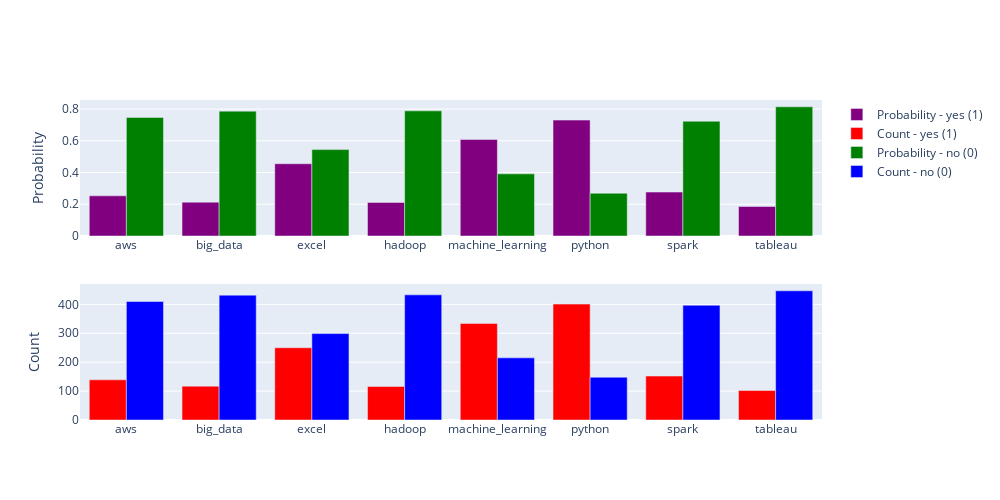

Here is the notebook cell this chart was saved with:
### Markdown cell above
## Second type of Vizualization for Salary Distribution
This chart presents the distribution of minimum salaries across the top three industries in our dataset. It is to highlight the baseline salaries that potential employees might expect when starting in a particular sector. The width of each violin at different salary levels shows how many jobs within that industry offer that salary. We can denote that the thick bar in the middle is the range where the middle 50 % of salaries fall into.

### Code cell
# To create subplots with 2 rows and 1 column
fig = make_subplots(rows=2, cols=1)
# Get required data for melt function
data = df[['python', 'excel', 'hadoop', 'spark', 
             'tableau', 'aws', 'big_data', 'machine_learning']]

# Melt function: Unpivots a DataFrame from a wide format to a long format
# Converts DataFrame into long DataFrame with two columns: Skill and Presence
data_melted = data.melt(var_name='Skill', value_name='Presence')
# Grouping data and resetting index
prob_data = data_melted.groupby(['Skill', 'Presence']).size().reset_index(name = 'Count')
# divide the total of Counts by the number of skill req
prob_data['Probability'] = prob_data['Count'] / len(data)
conditions = [
    {'presence': 1, 'prob_color': 'purple', 'count_color': 'red', 'prob_name': 'Probability - yes (1)', 'count_name': 'Count - yes (1)'},
    {'presence': 0, 'prob_color': 'green', 'count_color': 'blue', 'prob_name': 'Probability - no (0)',  'count_name': 'Count - no (0)'}
]
for cond in conditions:
    # Subplot #1
    fig.add_trace(
        go.Bar(x=prob_data.query(f'Presence == {cond["presence"]}')['Skill'], 
               y=prob_data.query(f'Presence == {cond["presence"]}')['Probability'], 
               name=cond['prob_name'],
               marker_color=cond['prob_color']
        ), 
        row=1, col=1
    )
    
    fig.add_trace( 
         go.Bar(x=prob_data.query(f'Presence == {cond["presence"]}')['Skill'], 
                y=prob_data.query(f'Presence == {cond["presence"]}')['Count'],
                name=cond['count_name'],
                marker_color=cond['count_color']
        ), 
        row=2, col=1
    )

fig.update_layout(height=500, 
                  width=1000)

fig.update_yaxes(title_text='Probability', row=1, col=1)
fig.update_yaxes(title_text='Count', row=2, col=1)


fig.show()

### Figure 1 — Plotly figure (JSON) as saved in the notebook; plotly's stock layout.template omitted (floating-point values rounded to 4 significant figures)
{"data": [{"marker": {"color": "purple"}, "name": "Probability - yes (1)", "type": "bar", "x": ["aws", "big_data", "excel", "hadoop", "machine_learning", "python", "spark", "tableau"], "xaxis": "x", "y": [0.2532, 0.2131, 0.4554, 0.2113, 0.6084, 0.7304, 0.2769, 0.1858], "yaxis": "y"}, {"marker": {"color": "red"}, "name": "Count - yes (1)", "type": "bar", "x": ["aws", "big_data", "excel", "hadoop", "machine_learning", "python", "spark", "tableau"], "xaxis": "x2", "y": [139, 117, 250, 116, 334, 401, 152, 102], "yaxis": "y2"}, {"marker": {"color": "green"}, "name": "Probability - no (0)", "type": "bar", "x": ["aws", "big_data", "excel", "hadoop", "machine_learning", "python", "spark", "tableau"], "xaxis": "x", "y": [0.7468, 0.7869, 0.5446, 0.7887, 0.3916, 0.2696, 0.7231, 0.8142], "yaxis": "y"}, {"marker": {"color": "blue"}, "name": "Count - no (0)", "type": "bar", "x": ["aws", "big_data", "excel", "hadoop", "machine_learning", "python", "spark", "tableau"], "xaxis": "x2", "y": [410, 432, 299, 433, 215, 148, 397, 447], "yaxis": "y2"}], "layout": {"height": 500, "width": 1000, "xaxis": {"anchor": "y", "autorange": true, "domain": [0, 1], "range": [-0.5, 7.5], "type": "category"}, "xaxis2": {"anchor": "y2", "autorange": true, "domain": [0, 1], "range": [-0.5, 7.5], "type": "category"}, "yaxis": {"anchor": "x", "autorange": true, "domain": [0.575, 1], "range": [0, 0.8571], "title": {"text": "Probability"}, "type": "linear"}, "yaxis2": {"anchor": "x2", "autorange": true, "domain": [0, 0.425], "range": [0, 470.5], "title": {"text": "Count"}, "type": "linear"}}}
